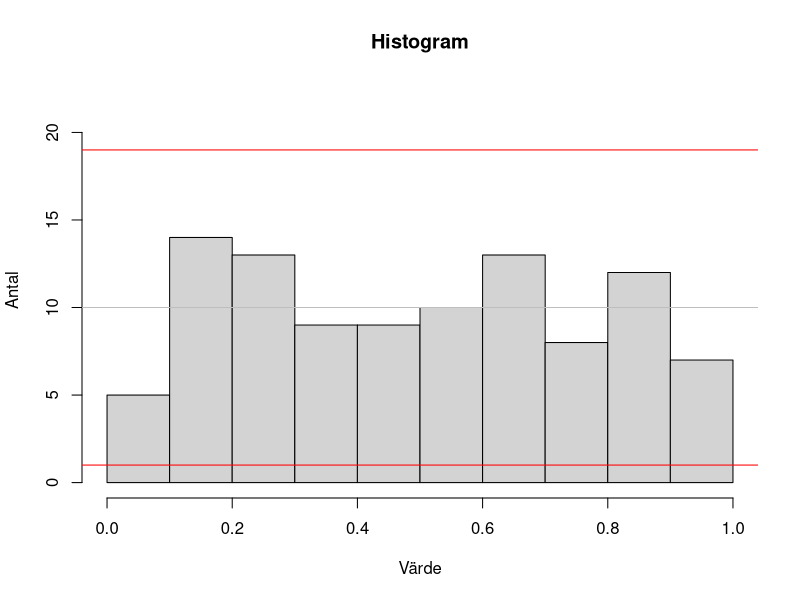
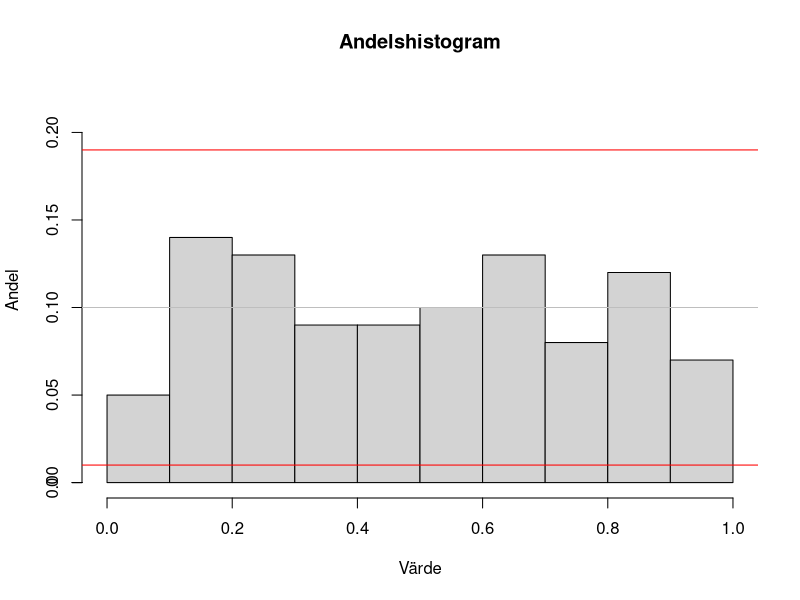
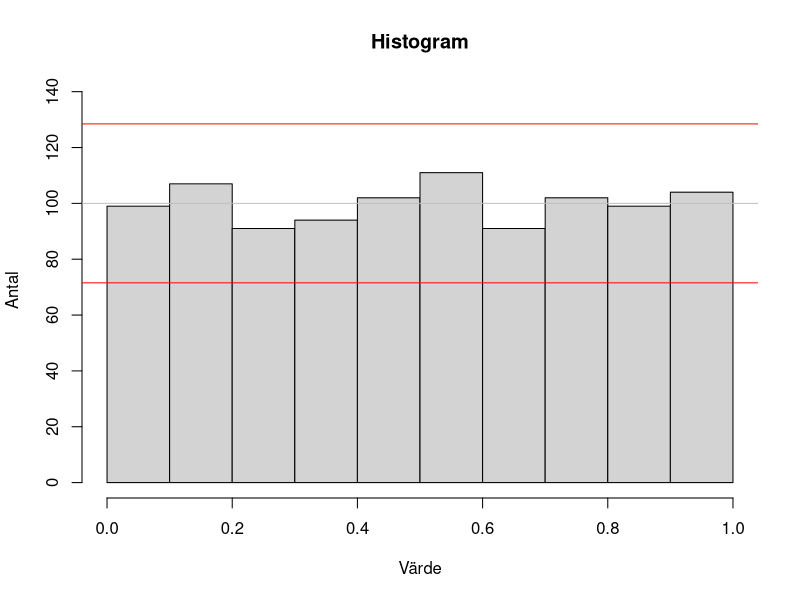
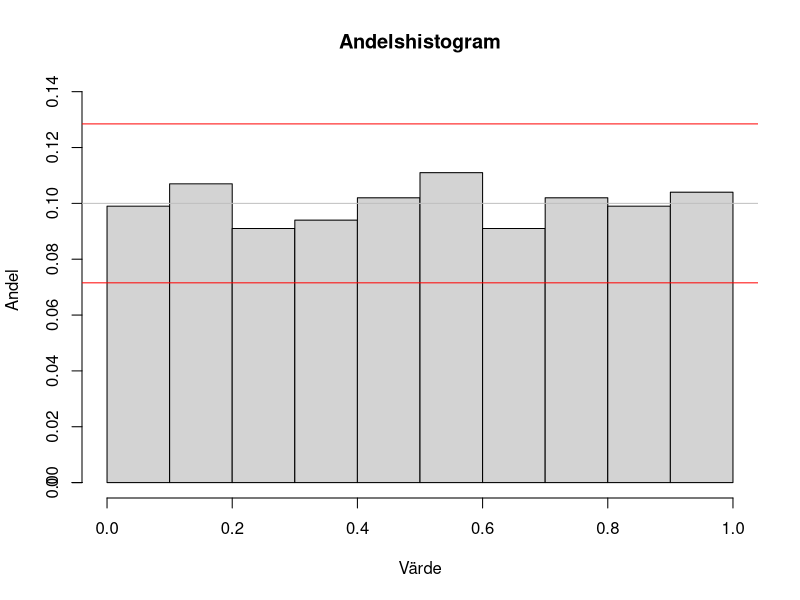

The R source for these figures, in order:
## ---- chunk 1
set.seed(19981207)

K <- 10

calculate_attributes <- function(n) {
  E_X = n/K
  Var_X = (n/K)*(1 - 1/K)
  D_X = sqrt(Var_X)
  
  E_Y = E_X/n
  Var_Y = Var_X/(n^2)
  D_Y = sqrt(Var_Y)
  
  list(E_X = E_X, D_X = D_X, E_Y = E_Y, D_Y = D_Y)
}

antal_hist <- function(x, E_X, D_X) {
  hist(
    x,
    breaks = seq(from = 0, to = max(1, max(x)), length.out = K + 1),    # Skapar 10 delintervall
    main = "Histogram",
    ylab = "Antal",
    xlab = "Värde",
    ylim = c(0, E_X + 4*D_X)
  )
  abline(a = E_X, b = 0, col = "grey")
  abline(a = E_X + 3*D_X, b = 0, col = "red")
  abline(a = E_X - 3*D_X, b = 0, col = "red")
}

andel_hist <- function(x, E_Y, D_Y, xlab="Värde") {
  p <- hist(x, breaks = seq(from = 0, to = max(1, max(x)), length.out = K + 1), plot = FALSE)
  p$counts <- p$counts / sum(p$counts)    # Konvertera antal till andelar
  plot(p,
       main = "Andelshistogram",
       ylab = "Andel",
       xlab = xlab,
       ylim = c(0, E_Y + 4*D_Y))
  axis(2)
  abline(a = E_Y, b = 0, col = "grey")
  abline(a = E_Y + 3*D_Y, b = 0, col = "red")
  abline(a = E_Y - 3*D_Y, b = 0, col = "red")
}

## ---- chunk 2
n <- 100

slumptal <- runif(n)
attributes = calculate_attributes(n)

antal_hist(slumptal, attributes$E_X, attributes$D_X)
## ---- chunk 3
andel_hist(slumptal, attributes$E_Y, attributes$D_Y)
## ---- chunk 4
n <- 1000

slumptal <- runif(n)
attributes = calculate_attributes(n)

antal_hist(slumptal, attributes$E_X, attributes$D_X)
## ---- chunk 5
andel_hist(slumptal, attributes$E_Y, attributes$D_Y)
